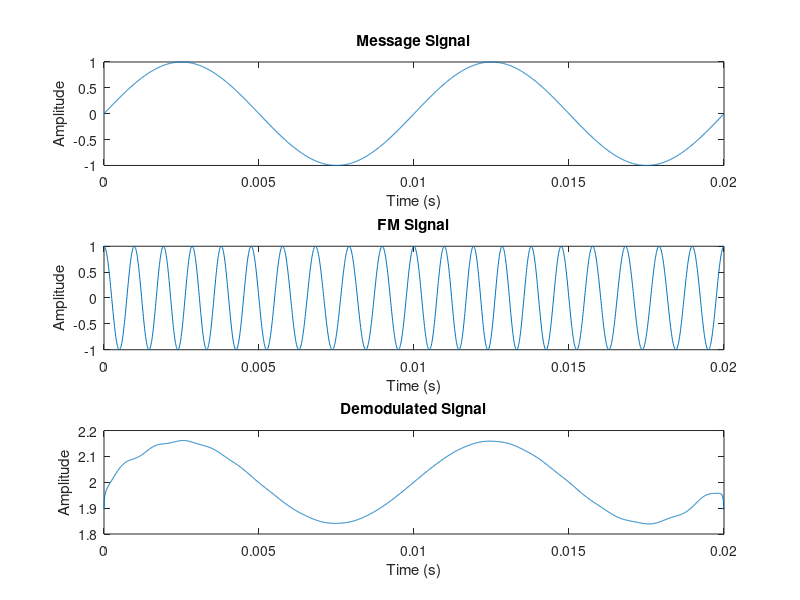

Recreate this plot in MATLAB.
fs = 100000; 
t = 0:1/fs:0.02; 
fc = 1000; 
fm = 100; 
Am = 1; 
kf = 500; 

message = Am * sin(2 * pi * fm * t);

Ac = 1; 
modulated_signal = Ac * cos(2 * pi * fc * t + kf * cumsum(message)/fs);
demodulated_signal = diff(unwrap(angle(hilbert(modulated_signal)))) * fs / (2 * pi * kf);
demodulated_signal = [demodulated_signal, demodulated_signal(end)]; % Match dimensions

figure;
subplot(3,1,1);
plot(t, message);
title('Message Signal');
xlabel('Time (s)');
ylabel('Amplitude');

subplot(3,1,2);
plot(t, modulated_signal);
title('FM Signal');
xlabel('Time (s)');
ylabel('Amplitude');

subplot(3,1,3);
plot(t, demodulated_signal);
title('Demodulated Signal');
xlabel('Time (s)');
ylabel('Amplitude');
